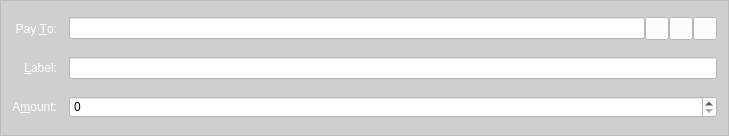
<?xml version="1.0" encoding="UTF-8"?>
<ui version="4.0">
 <class>SendCoinsEntry</class>
 <widget class="QFrame" name="SendCoinsEntry">
  <property name="geometry">
   <rect>
    <x>0</x>
    <y>0</y>
    <width>729</width>
    <height>136</height>
   </rect>
  </property>
  <property name="windowTitle">
   <string>Form</string>
  </property>
  <property name="autoFillBackground">
   <bool>false</bool>
  </property>
  <property name="styleSheet">
   <string notr="true">font: 75 12pt &quot;Century Gothic&quot;;
background-color: rgb(0, 0, 0, 0.1);</string>
  </property>
  <property name="frameShape">
   <enum>QFrame::StyledPanel</enum>
  </property>
  <property name="frameShadow">
   <enum>QFrame::Sunken</enum>
  </property>
  <layout class="QGridLayout" name="gridLayout">
   <property name="spacing">
    <number>12</number>
   </property>
   <item row="5" column="0">
    <widget class="QLabel" name="label">
     <property name="styleSheet">
      <string notr="true">font: 75 14pt &quot;MS Shell Dlg 2&quot;;
background: none;
color: #ffffff</string>
     </property>
     <property name="text">
      <string>A&amp;mount:</string>
     </property>
     <property name="alignment">
      <set>Qt::AlignRight|Qt::AlignTrailing|Qt::AlignVCenter</set>
     </property>
     <property name="buddy">
      <cstring>payAmount</cstring>
     </property>
    </widget>
   </item>
   <item row="3" column="0">
    <widget class="QLabel" name="label_2">
     <property name="styleSheet">
      <string notr="true">font: 75 14pt &quot;MS Shell Dlg 2&quot;;
background: none;
color: #ffffff</string>
     </property>
     <property name="text">
      <string>Pay &amp;To:</string>
     </property>
     <property name="alignment">
      <set>Qt::AlignRight|Qt::AlignTrailing|Qt::AlignVCenter</set>
     </property>
     <property name="buddy">
      <cstring>payTo</cstring>
     </property>
    </widget>
   </item>
   <item row="5" column="1">
    <widget class="BitcoinAmountField" name="payAmount">
     <property name="styleSheet">
      <string notr="true">font: 75 14pt &quot;MS Shell Dlg 2&quot;;
background: #ffffff;
color: #000000</string>
     </property>
    </widget>
   </item>
   <item row="4" column="1">
    <layout class="QHBoxLayout" name="horizontalLayout_2">
     <property name="spacing">
      <number>0</number>
     </property>
     <item>
      <widget class="QValidatedLineEdit" name="addAsLabel">
       <property name="enabled">
        <bool>true</bool>
       </property>
       <property name="toolTip">
        <string>Enter a label for this address to add it to your address book</string>
       </property>
       <property name="styleSheet">
        <string notr="true">font: 75 14pt &quot;MS Shell Dlg 2&quot;;
background: #ffffff;
color: #000000</string>
       </property>
      </widget>
     </item>
    </layout>
   </item>
   <item row="4" column="0">
    <widget class="QLabel" name="label_4">
     <property name="styleSheet">
      <string notr="true">font: 75 14pt &quot;MS Shell Dlg 2&quot;;
background: none;
color: #ffffff</string>
     </property>
     <property name="text">
      <string>&amp;Label:</string>
     </property>
     <property name="alignment">
      <set>Qt::AlignRight|Qt::AlignTrailing|Qt::AlignVCenter</set>
     </property>
     <property name="buddy">
      <cstring>addAsLabel</cstring>
     </property>
    </widget>
   </item>
   <item row="3" column="1">
    <layout class="QHBoxLayout" name="payToLayout">
     <property name="spacing">
      <number>0</number>
     </property>
     <item>
      <widget class="QValidatedLineEdit" name="payTo">
       <property name="toolTip">
        <string>The address to send the payment to  (e.g. Sjz75uKHzUQJnSdzvpiigEGxseKkDhQToX)</string>
       </property>
       <property name="styleSheet">
        <string notr="true">font: 75 14pt &quot;MS Shell Dlg 2&quot;;
background: #ffffff;
color: #000000</string>
       </property>
       <property name="maxLength">
        <number>34</number>
       </property>
      </widget>
     </item>
     <item>
      <widget class="QToolButton" name="addressBookButton">
       <property name="toolTip">
        <string>Choose address from address book</string>
       </property>
       <property name="styleSheet">
        <string notr="true">font: 75 14pt &quot;MS Shell Dlg 2&quot;;
background: #ffffff;
color: #000000</string>
       </property>
       <property name="text">
        <string/>
       </property>
       <property name="icon">
        <iconset resource="../bitcoin.qrc">
         <normaloff>:/icons/address-book</normaloff>:/icons/address-book</iconset>
       </property>
       <property name="shortcut">
        <string>Alt+A</string>
       </property>
      </widget>
     </item>
     <item>
      <widget class="QToolButton" name="pasteButton">
       <property name="toolTip">
        <string>Paste address from clipboard</string>
       </property>
       <property name="styleSheet">
        <string notr="true">font: 75 14pt &quot;MS Shell Dlg 2&quot;;
background: #ffffff;
color: #000000</string>
       </property>
       <property name="text">
        <string/>
       </property>
       <property name="icon">
        <iconset resource="../bitcoin.qrc">
         <normaloff>:/icons/editpaste</normaloff>:/icons/editpaste</iconset>
       </property>
       <property name="shortcut">
        <string>Alt+P</string>
       </property>
      </widget>
     </item>
     <item>
      <widget class="QToolButton" name="deleteButton">
       <property name="toolTip">
        <string>Remove this recipient</string>
       </property>
       <property name="styleSheet">
        <string notr="true">font: 75 14pt &quot;MS Shell Dlg 2&quot;;
background: #ffffff;
color: #000000</string>
       </property>
       <property name="text">
        <string/>
       </property>
       <property name="icon">
        <iconset resource="../bitcoin.qrc">
         <normaloff>:/icons/remove</normaloff>:/icons/remove</iconset>
       </property>
      </widget>
     </item>
    </layout>
   </item>
  </layout>
 </widget>
 <customwidgets>
  <customwidget>
   <class>BitcoinAmountField</class>
   <extends>QSpinBox</extends>
   <header>bitcoinamountfield.h</header>
   <container>1</container>
  </customwidget>
  <customwidget>
   <class>QValidatedLineEdit</class>
   <extends>QLineEdit</extends>
   <header>qvalidatedlineedit.h</header>
  </customwidget>
 </customwidgets>
 <resources>
  <include location="../bitcoin.qrc"/>
 </resources>
 <connections/>
</ui>
